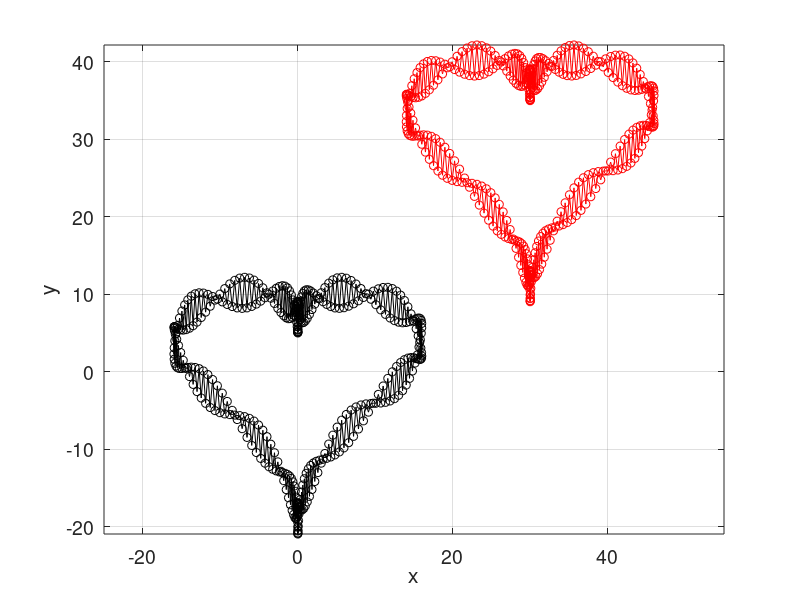

Write MATLAB code to recreate this figure.
clear; close all; clc;

%% Define parametric curve:
t = 0:360;
x = 16*sind(t).^3; % in degree
y = 13*cosd(t) - 5*cosd(2*t) - 2*cos(3*t) - cosd(4*t);

%% Assemble data into homogeneous coordinate:
points = [x; y; ones(1, length(x))];

%% Define an inline function for plotting
plot_points = @(list_of_points, cs) plot(list_of_points(1,:), list_of_points(2,:), [cs '-o']);

%% Define 2D transformation matricies in homogeneous coordinate
% scaling matrix
S = @(sx, sy) [sx, 0,  0; % anonymous function!
                0, sy, 0;
                0, 0,  1];

% Translation matrix
T = @(tx, ty) [eye(3,2) [tx ty 1]']; % creates diagonal matrix

% Rotation matrix: positive theta in degree counterclockwise
R = @(theta) [cosd(theta), -sind(theta), 0;
              sind(theta),  cosd(theta), 0;
              0,            0,          1];

%% Transform data

figure(1); hold on;
plot_points(points, 'k');
axis equal;
xlabel('x'); ylabel('y');
box on; grid on;
set(gca,'FontSize',14)

transform_points = T(30,30)*points;
plot_points(transform_points,'r');
